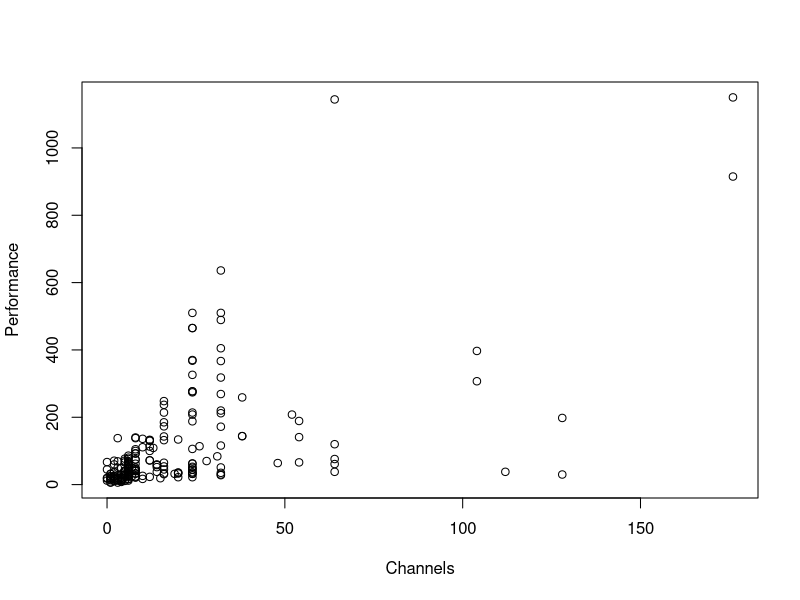
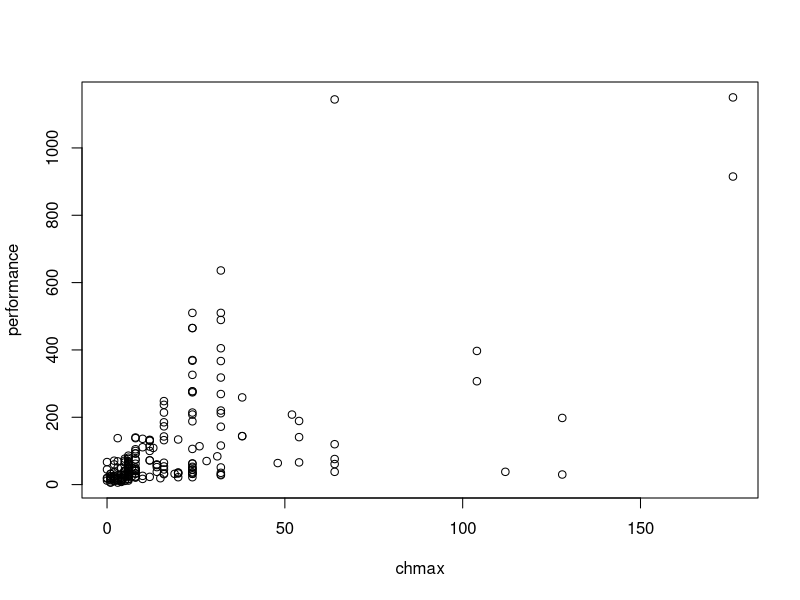
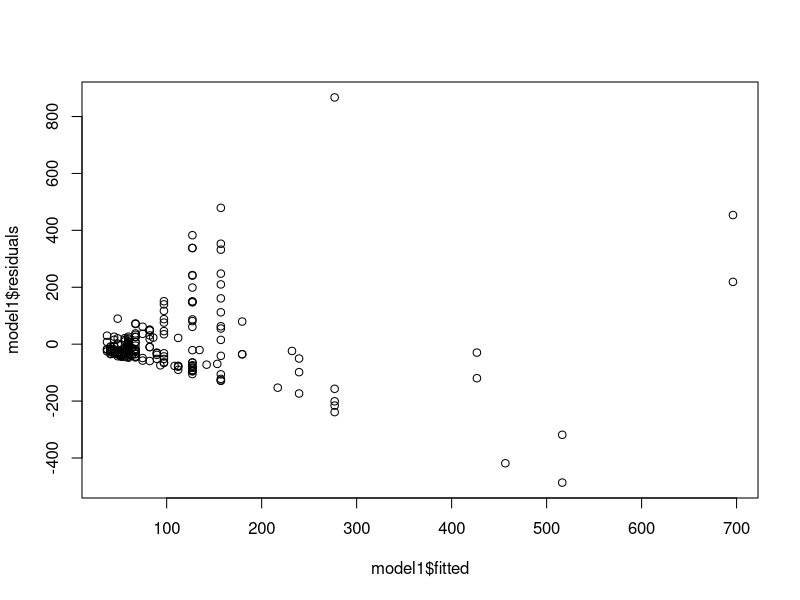
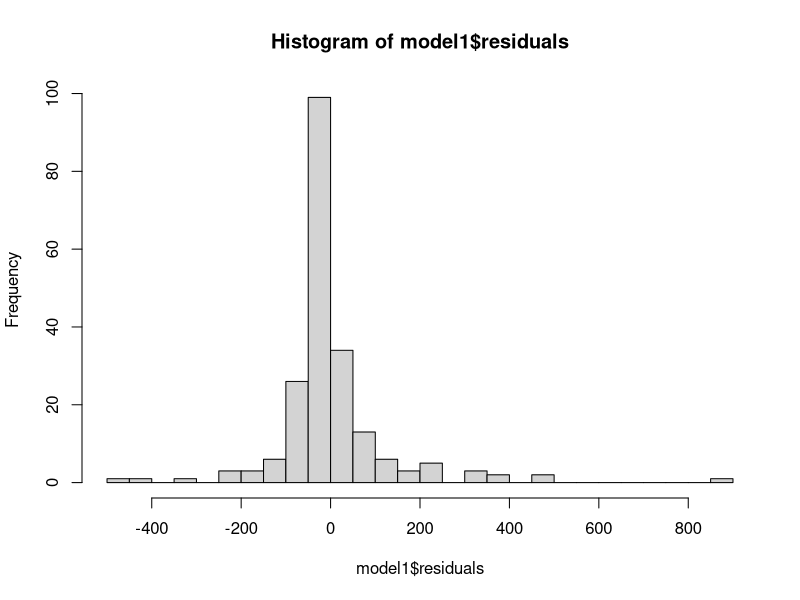
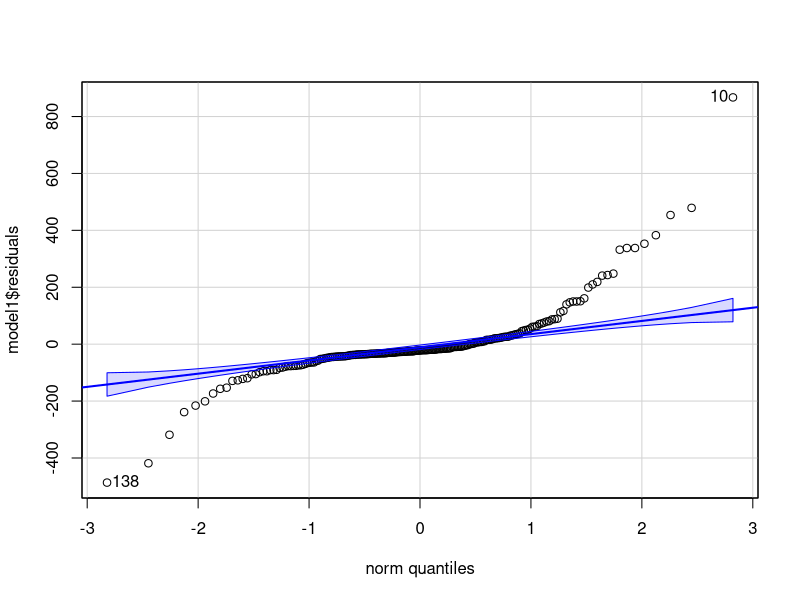

These charts were generated, in order, by the following R code: (Note: this script raises an error after producing the figures.)
## ---- chunk 1
knitr::opts_chunk$set(echo = TRUE)
## ---- chunk 2
# Create Three dataframes for three different treatments
Control_df <- data.frame(Phase_Shift = c(0.53, 0.36, 0.20, -0.37, -0.60, -0.64, -0.68, -1.27), Treatments = "Control")

Knees_df <- data.frame(Phase_Shift = c(0.73, 0.31, 0.03, -0.29, -0.56, -0.96, -1.61), Treatments = "Knees")

Eyes_df <- data.frame(Phase_Shift = c(-0.78, -0.86, -1.35, -1.48, -1.52, -2.04, -2.83), Treatments = "Eyes")

# merge the data into one dataframe
Jet_Lag <- rbind(Control_df, Knees_df, Eyes_df)
Jet_Lag$Treatments <-as.factor(Jet_Lag$Treatments)

Jet_Lag
## ---- chunk 3
aov_model1 = aov(Phase_Shift ~ Treatments, data=Jet_Lag)
summary(aov_model1)
## ---- chunk 4
# display the estimates of the mean of each Treatment group
model.tables(aov_model1, type = "means")
## ---- chunk 5
# Change work directory
setwd("E:/Data")

# Read in the data
data = read.csv("machine.csv", head = TRUE, sep = ",")
# Show the first few rows of data
head(data, 3)
## ---- chunk 6
# Your code here...
plot(data$chmax, data$performance, xlab = "Channels", ylab = "Performance")
## ---- chunk 7
# Your code here...
cor(data$chmax, data$performance) 
## ---- chunk 8
# Your code here...
#Create the model
model1 = lm(performance ~ chmax, data)

#show the results
summary(model1)

#print our the estimates of parameters
summary(model1)$coefficients
summary(model1)$sigma^2
## ---- chunk 9
confint(model1, level=0.95)
## ---- chunk 10
    # run T test to see if beta 1 is statistically positive at an alpha level of 0.01
    tvalue <- summary(model1)$coefficients["chmax",3]
    print("T value: ")
    print(tvalue)

    print("P value: ")
    p_value = 1- pt(tvalue, 207)
    p_value
## ---- chunk 11
# Your code here...
plot(data$chmax, data$performance, xlab = "chmax", ylab = "performance")
## ---- chunk 12
# Your code here...
plot(model1$fitted, model1$residuals)
## ---- chunk 13
# Your code here...
library(car); 
hist(model1$residuals, breaks = 20)
qqPlot(model1$residuals)

## ---- chunk 14
# Your code here...
library(MASS)
bc <- boxcox(model1)

# Find Optimal Lambda
lambda <- bc$x[which.max(bc$y)]
lambda
## ---- chunk 15
# Your code here...
model2 <- lm(log(performance) ~ log(chmax + 1), data = data)
summary(model2)
## ---- chunk 16
    print("R squared of model 1:")
    summary(model1)$r.squared

    print("R squared of model 2:")
    summary(model2)$r.squared
## ---- chunk 17
# Your code here...
plot(log(data$chmax+1), log(data$performance), xlab = "log(chmax)", ylab = "log(performance)")
plot(model2$fitted, model2$residuals)
hist(model2$residuals, breaks = 20)
qqPlot(model2$residuals)
## ---- chunk 18
# Your code here...
#create new data frame for prediction
newdata = data.frame(chmax = 128)
newdata

#make prediction using model1
print("Model1: ")
predict(model1, newdata, interval = "prediction")
print("-------------------------------------------------------")

#make prediction using model2
print("Model2: ")
exp(predict(model2, newdata, interval = "prediction"))
## ---- chunk 19
# Filter for honeywell, hp, and nas
data2 = data[data$vendor %in% c("honeywell", "hp", "nas"), ]
data2$vendor = factor(data2$vendor)
## ---- chunk 20
# Your code here...
boxplot(performance ~ vendor, data = data2, xlab = "vendor", ylab = "performance")
## ---- chunk 21
# Your code here...
model <- aov(performance ~ vendor, data = data2)
summary(model)
## ---- chunk 22
# Your code here...
TukeyHSD(model)
